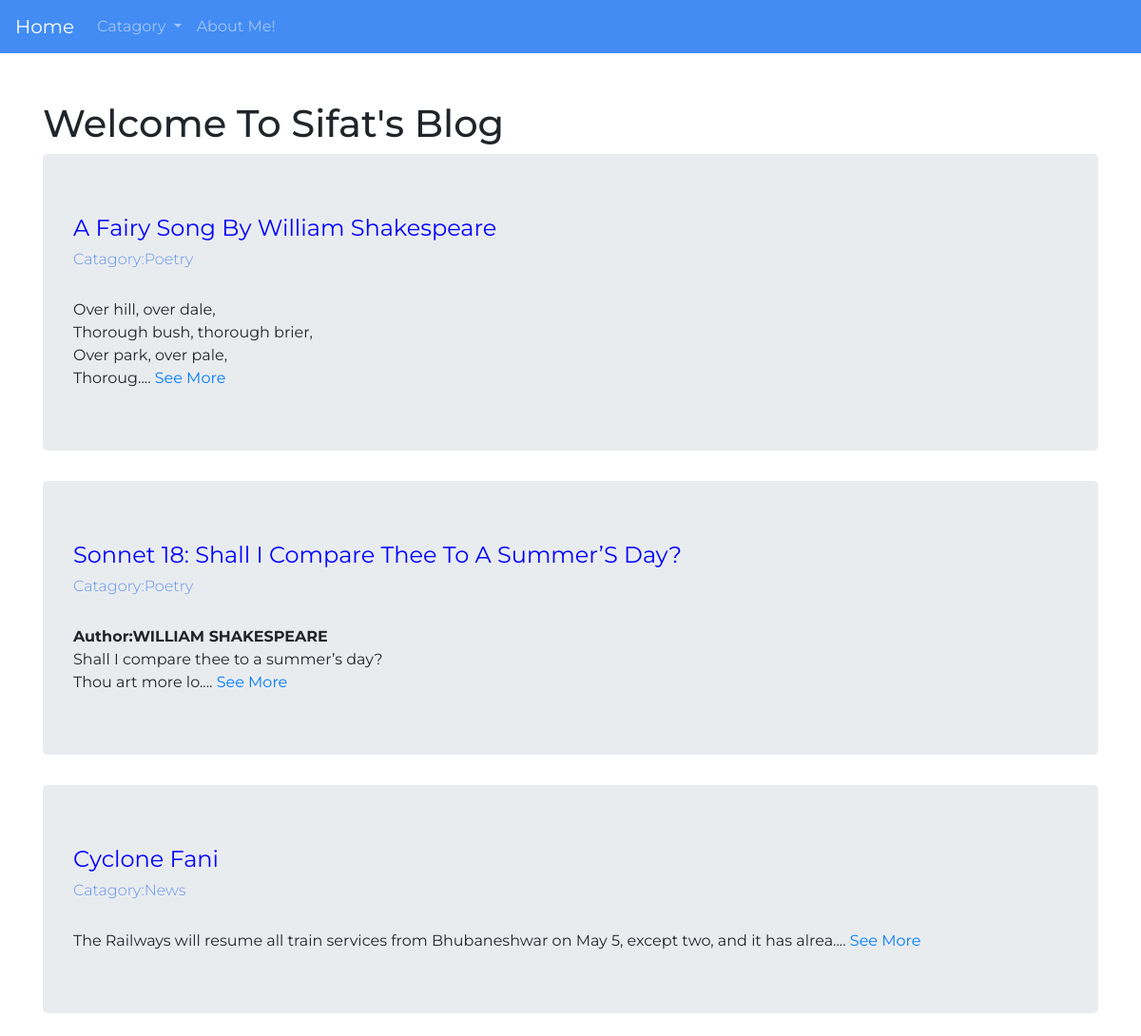
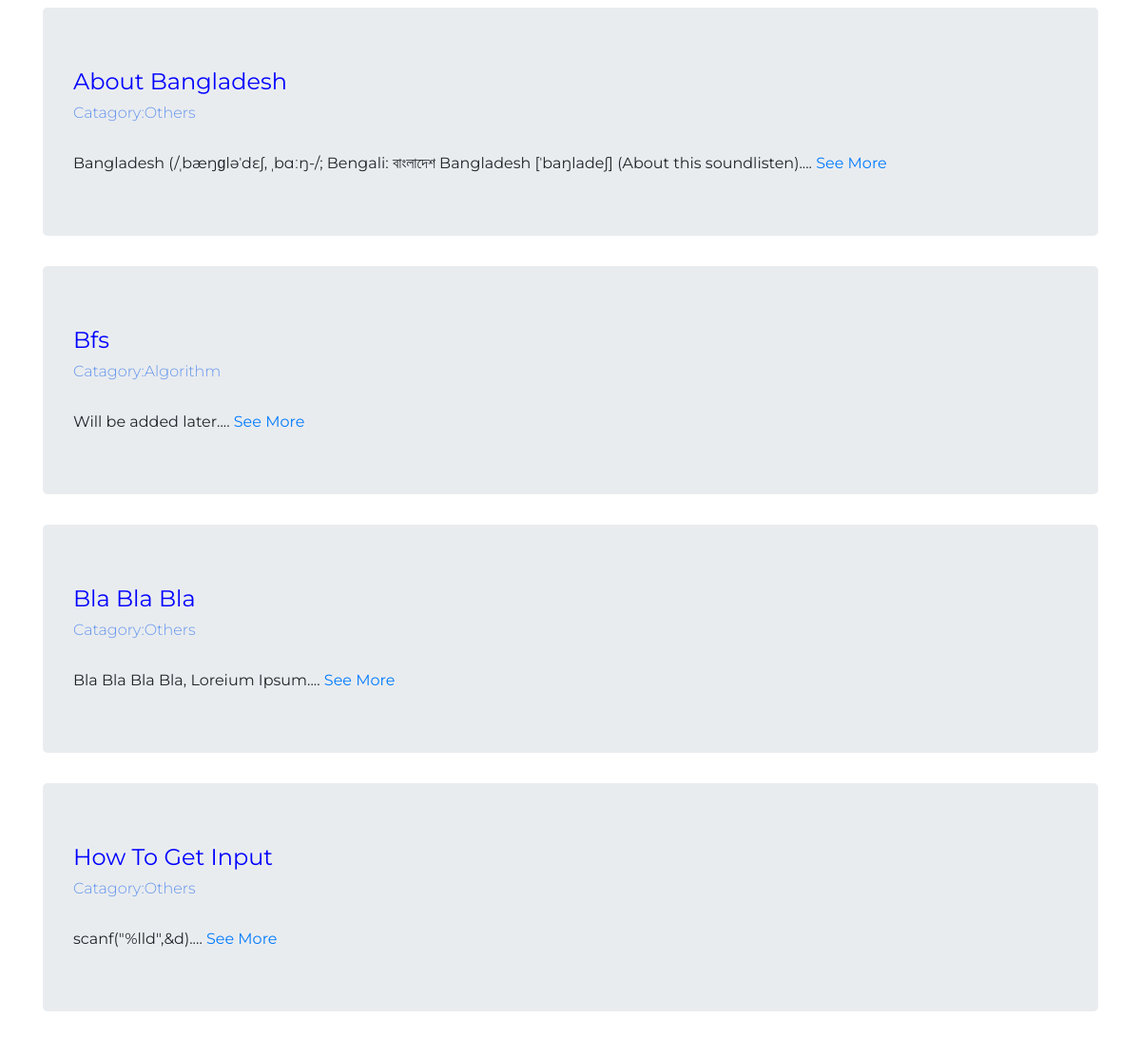
The page / on the database its author committed (2 pictures, top to bottom).
### first_app/models.py (models this page shows, shortened)
class Post(models.Model):
    PostId=models.AutoField(primary_key=True)
    Title=models.CharField(max_length=100)
    Body=models.CharField(max_length=1000000)
    Catagory=models.ForeignKey(Catagory)

class Catagory(models.Model):
    Name=models.CharField(max_length=40)
    def __str__(self):
        return self.Name

### first_app/views.py (the view)
# urls.py: url(r'^$',views.index,name="index"),
def index(request):
     get_data=Post.objects.all().order_by("-PostId")
     my_list={"catagory":catagory_list,"all_data":get_data}
     return render(request,"first_app/index.html",my_list)

### templates/first_app/index.html (shortened to what this page needs)
<!DOCTYPE html>
{% extends 'first_app/base.html' %}
    {%block body_block %}
    <h1>Welcome To Sifat's Blog</h1>
    {% autoescape off %}
    {% for data in all_data %}
    <div class="jumbotron">
        <h3 class="display-3" style="font-size: 24px;color:blue"><b>{{data.Title|title}}</b></h3>
        <h4 class="display-4" style="font-size:16px;color:cornflowerblue">Catagory:{{data.Catagory}}</h4><br>
        <p class="card-text">{{ data.Body|slice:":100" }}....
            <a href="{% url 'first_app:details'%}?id={{data.PostId}}">See More</a>
        </p>
    </div>
    {% endfor %}
    {% endautoescape %}
    {% endblock %}

### templates/first_app/base.html (shortened to what this page needs)
<!DOCTYPE html>
<html lang="en">
<head>
  <link rel="stylesheet" href="https://stackpath.bootstrapcdn.com/bootstrap/4.3.1/css/bootstrap.min.css">
</head>
<body style="font-family:'Montserrat', sans-serif;">
    <nav class="navbar sticky-top navbar-expand-md navbar-dark" style="background-color:rgb(66, 140, 244);margin-bottom:50px">
      <div style="color:white">
      <ul class="navbar-nav">
        <li>
          <a class="navbar-brand" href="{% url 'index' %}">Home</a>
        </li>
        <li class="nav-item dropdown">
            <a class="nav-link dropdown-toggle" href="#" id="navbarDropdown" role="button" data-toggle="dropdown" aria-haspopup="true" aria-expanded="false">
              Catagory
            </a>
          </li>
        <li class="nav-item mr-sm-2">
          <a class="nav-link" href="{% url 'first_app:aboutme' %}" >About Me!</a>
        </li>
      </ul>
      </div>
    </nav>
    <div class="container">
      {% block body_block %}
      {% endblock %}
    </div>
</body>
</html>

### rows shown on the page
Post: Title "A Fairy Song By William Shakespeare", Catagory "Poetry", Body "Over hill, over dale, Thorough bush, thorough brier, Over park, over pale, Thoroug"
Post: Title "Sonnet 18: Shall I Compare Thee To A Summer’S Day?", Catagory "Poetry", Body "Author:WILLIAM SHAKESPEARE Shall I compare thee to a summer’s day? Thou art more lo"
Post: Title "Cyclone Fani", Catagory "News", Body "The Railways will resume all train services from Bhubaneshwar on May 5, except two, and it has alrea"
Post: Title "About Bangladesh", Catagory "Others", Body "Bangladesh (/ˌbæŋɡləˈdɛʃ, ˌbɑːŋ-/; Bengali: বাংলাদেশ Bangladesh [ˈbaŋladeʃ] (About this soundlisten)"
Post: Title "Bfs", Catagory "Algorithm", Body "Will be added later"
Post: Title "Bla Bla Bla", Catagory "Others", Body "Bla Bla Bla Bla, Loreium Ipsum"
Post: Title "How To Get Input", Catagory "Others", Body "scanf(\"%lld\",&d)"
